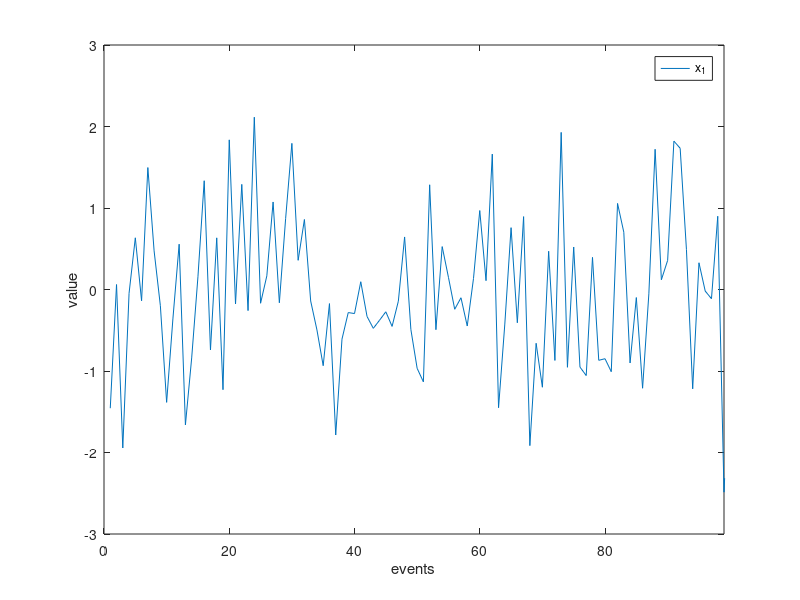
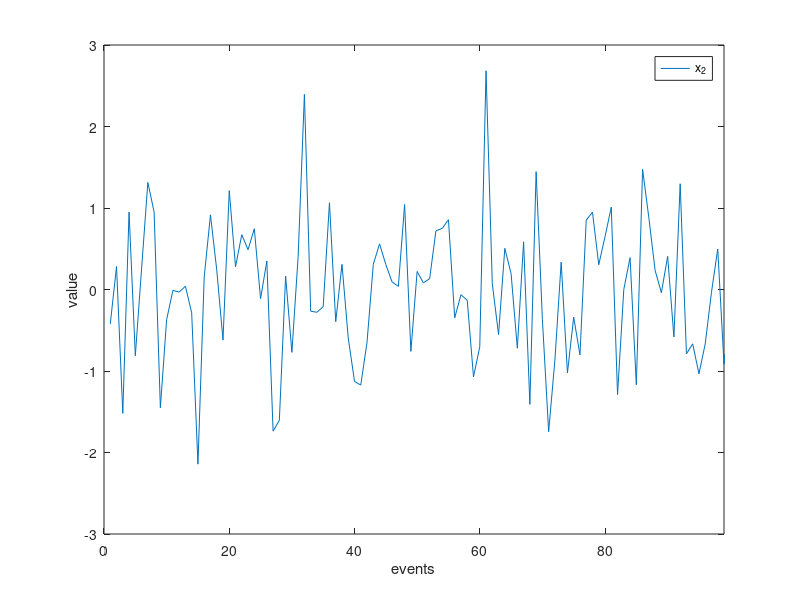

Write MATLAB code to recreate these figures, in order. (Note: this script raises an error after producing the figures.)
close all;
clear all;

x = randn([2,100]);

plot(x(1,:));
xlim([0,99]);
legend('x_1');
xlabel('events');
ylabel('value');
figure()
plot(x(2,:));
xlim([0,99]);
legend('x_2');
xlabel('events');
ylabel('value');

mux1 = mean(x(1,:));
mux2 = mean(x(2,:));
var1 = var(x(1,:));
var2 = var(x(2,:));

disp('mean x1');
disp(mux1);
disp('mean x2');
disp(mux2);

disp('var x1');
disp(var1);
disp('var x2');
disp(var2);

cov12 = cov(x(1,:),x(2,:));

cy = [var1, cov12;
      cov12, var2];
figure();
plotcov([mux1; mux2],cy);
axis equal

A = [sqrt(2) 0;
     0 1/sqrt(3)];
     
g = A*x;

mux1 = mean(g(1,:));
mux2 = mean(g(2,:));
var1 = var(g(1,:));
var2 = var(g(2,:));

disp('mean g1');
disp(mux1);
disp('mean g2');
disp(mux2);

disp('var g1');
disp(var1);
disp('var g2');
disp(var2);

cov12 = cov(g(1,:),g(2,:));

cy = [var1, cov12;
      cov12, var2];
figure()
plot(g(1,:));
xlabel('events');
ylabel('value');
hold on;
plot(g(2,:));
xlim([0,99]);
legend('g_1','g_2');     
figure()
plotcov([mux1; mux2],cy);
[v,d]=eigs(cy);
disp(v)
disp(d)
axis equal

A = [cos(pi/6) -sin(pi/6);
     sin(pi/6)  cos(pi/6);];
e = A*x;

mux1 = mean(e(1,:));
mux2 = mean(e(2,:));
var1 = var(e(1,:));
var2 = var(e(2,:));

disp('mean e1');
disp(mux1);
disp('mean e2');
disp(mux2);

disp('var e1');
disp(var1);
disp('var e2');
disp(var2);

cov12 = cov(e(1,:),e(2,:));

cy = [var1, cov12;
      cov12, var2];
figure()
plot(e(1,:));
xlabel('events');
ylabel('value');
hold on;
plot(e(2,:));
xlim([0,99]);
legend('E_1','E_2');     
figure()
plotcov([mux1; mux2],cy);
axis equal
[v,d]=eigs(cy);
disp(v)
disp(d)
